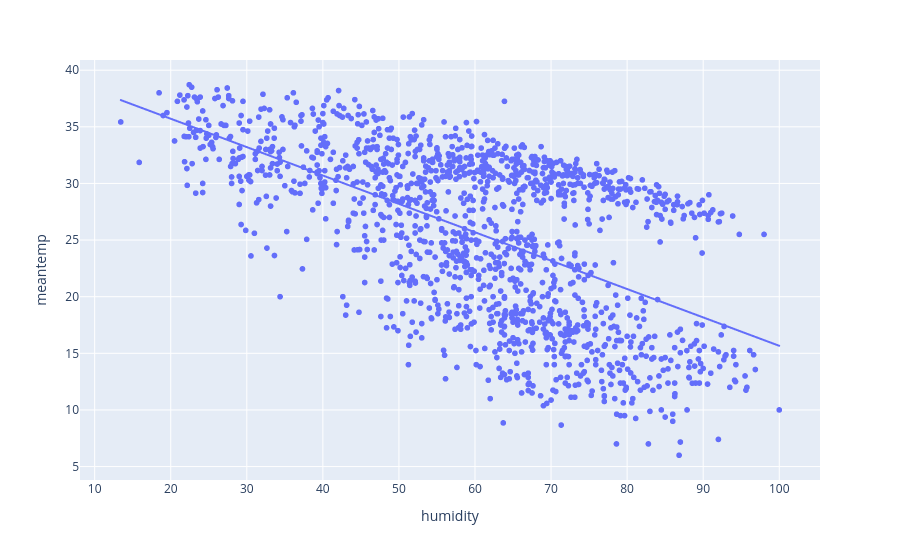

The code cell stored with this chart in its notebook:
### Code cell
fig=px.scatter(df, x='humidity', y='meantemp', trendline='ols')
fig.show()

### Figure 1 — Plotly figure (JSON) as saved in the notebook; plotly's stock layout.template omitted (floating-point values rounded to 4 significant figures; data arrays with more than 128 entries replaced by an {"elided": "..."} marker saying what was removed)
{"data": [{"hovertemplate": "humidity=%{x}<br>meantemp=%{y}<extra></extra>", "legendgroup": "", "marker": {"color": "#636efa", "symbol": "circle"}, "mode": "markers", "name": "", "showlegend": false, "type": "scattergl", "x": {"elided": "1462 float values"}, "xaxis": "x", "y": {"elided": "1462 float values"}, "yaxis": "y"}, {"hovertemplate": "<b>OLS trendline</b><br>meantemp = -0.250617 * humidity + 40.7259<br>R<sup>2</sup>=0.327128<br><br>humidity=%{x}<br>meantemp=%{y} <b>(trend)</b><extra></extra>", "legendgroup": "", "marker": {"color": "#636efa", "symbol": "circle"}, "mode": "lines", "name": "", "showlegend": false, "type": "scattergl", "x": {"elided": "1462 float values"}, "xaxis": "x", "y": {"elided": "1462 float values"}, "yaxis": "y"}], "layout": {"legend": {"tracegroupgap": 0}, "margin": {"t": 60}, "xaxis": {"anchor": "y", "domain": [0, 1], "title": {"text": "humidity"}}, "yaxis": {"anchor": "x", "domain": [0, 1], "title": {"text": "meantemp"}}}}
